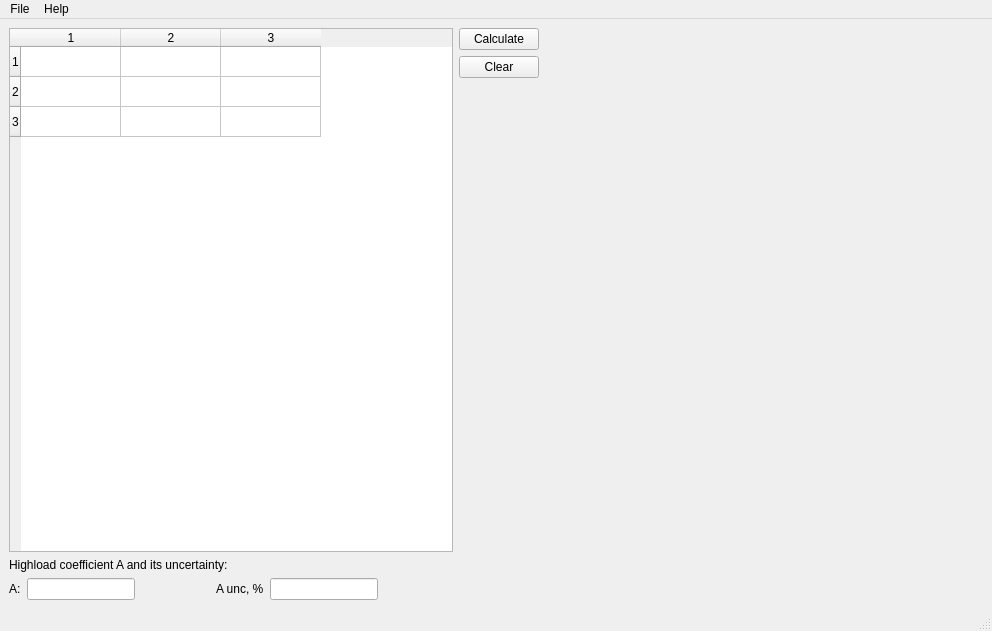
<?xml version="1.0" encoding="UTF-8"?>
<ui version="4.0">
 <class>MainWindow</class>
 <widget class="QMainWindow" name="MainWindow">
  <property name="geometry">
   <rect>
    <x>0</x>
    <y>0</y>
    <width>992</width>
    <height>631</height>
   </rect>
  </property>
  <property name="baseSize">
   <size>
    <width>80</width>
    <height>0</height>
   </size>
  </property>
  <property name="windowTitle">
   <string>HighLoad coefficient calculator</string>
  </property>
  <widget class="QWidget" name="centralwidget">
   <layout class="QHBoxLayout" name="horizontalLayout_2" stretch="1,0,1">
    <item>
     <layout class="QVBoxLayout" name="verticalLayout_2">
      <item>
       <widget class="QTableWidget" name="tableWidget">
        <property name="wordWrap">
         <bool>false</bool>
        </property>
        <property name="rowCount">
         <number>3</number>
        </property>
        <property name="columnCount">
         <number>3</number>
        </property>
        <row/>
        <row/>
        <row/>
        <column/>
        <column/>
        <column/>
       </widget>
      </item>
      <item>
       <widget class="QLabel" name="label_3">
        <property name="text">
         <string>Highload coefficient A and its uncertainty:</string>
        </property>
       </widget>
      </item>
      <item>
       <layout class="QHBoxLayout" name="horizontalLayout">
        <item>
         <widget class="QLabel" name="label">
          <property name="text">
           <string>A:</string>
          </property>
         </widget>
        </item>
        <item>
         <widget class="QLineEdit" name="edtAValue"/>
        </item>
        <item>
         <spacer name="horizontalSpacer_2">
          <property name="orientation">
           <enum>Qt::Horizontal</enum>
          </property>
          <property name="sizeHint" stdset="0">
           <size>
            <width>40</width>
            <height>20</height>
           </size>
          </property>
         </spacer>
        </item>
        <item>
         <widget class="QLabel" name="label_2">
          <property name="text">
           <string>A unc, %</string>
          </property>
         </widget>
        </item>
        <item>
         <widget class="QLineEdit" name="edtAUncValue"/>
        </item>
        <item>
         <spacer name="horizontalSpacer">
          <property name="orientation">
           <enum>Qt::Horizontal</enum>
          </property>
          <property name="sizeHint" stdset="0">
           <size>
            <width>40</width>
            <height>20</height>
           </size>
          </property>
         </spacer>
        </item>
       </layout>
      </item>
     </layout>
    </item>
    <item>
     <layout class="QVBoxLayout" name="verticalLayout">
      <item>
       <widget class="QPushButton" name="btnCalculate">
        <property name="sizePolicy">
         <sizepolicy hsizetype="Preferred" vsizetype="Preferred">
          <horstretch>0</horstretch>
          <verstretch>0</verstretch>
         </sizepolicy>
        </property>
        <property name="minimumSize">
         <size>
          <width>80</width>
          <height>0</height>
         </size>
        </property>
        <property name="baseSize">
         <size>
          <width>80</width>
          <height>0</height>
         </size>
        </property>
        <property name="text">
         <string>Calculate</string>
        </property>
       </widget>
      </item>
      <item>
       <widget class="QPushButton" name="btnClear">
        <property name="sizePolicy">
         <sizepolicy hsizetype="Preferred" vsizetype="Preferred">
          <horstretch>0</horstretch>
          <verstretch>0</verstretch>
         </sizepolicy>
        </property>
        <property name="minimumSize">
         <size>
          <width>80</width>
          <height>0</height>
         </size>
        </property>
        <property name="text">
         <string>Clear</string>
        </property>
       </widget>
      </item>
      <item>
       <spacer name="verticalSpacer">
        <property name="orientation">
         <enum>Qt::Vertical</enum>
        </property>
        <property name="sizeHint" stdset="0">
         <size>
          <width>20</width>
          <height>40</height>
         </size>
        </property>
       </spacer>
      </item>
     </layout>
    </item>
    <item>
     <layout class="QVBoxLayout" name="verticalLayout_3" stretch="">
      <property name="sizeConstraint">
       <enum>QLayout::SetMinimumSize</enum>
      </property>
     </layout>
    </item>
   </layout>
  </widget>
  <widget class="QMenuBar" name="menubar">
   <property name="geometry">
    <rect>
     <x>0</x>
     <y>0</y>
     <width>992</width>
     <height>22</height>
    </rect>
   </property>
   <widget class="QMenu" name="menuFile">
    <property name="title">
     <string>File</string>
    </property>
    <addaction name="actionLoad"/>
    <addaction name="actionSave"/>
   </widget>
   <widget class="QMenu" name="menuHelp">
    <property name="title">
     <string>Help</string>
    </property>
    <addaction name="actionAbout"/>
   </widget>
   <addaction name="menuFile"/>
   <addaction name="menuHelp"/>
  </widget>
  <widget class="QStatusBar" name="statusbar"/>
  <action name="actionLoad">
   <property name="text">
    <string>Load</string>
   </property>
   <property name="shortcut">
    <string>Ctrl+O</string>
   </property>
  </action>
  <action name="actionSave">
   <property name="text">
    <string>Save</string>
   </property>
   <property name="shortcut">
    <string>Ctrl+S</string>
   </property>
  </action>
  <action name="actionAbout">
   <property name="text">
    <string>About</string>
   </property>
  </action>
  <action name="actionEnglish">
   <property name="text">
    <string>English</string>
   </property>
  </action>
  <action name="actionRussian">
   <property name="text">
    <string>Russian</string>
   </property>
  </action>
 </widget>
 <resources/>
 <connections/>
</ui>
